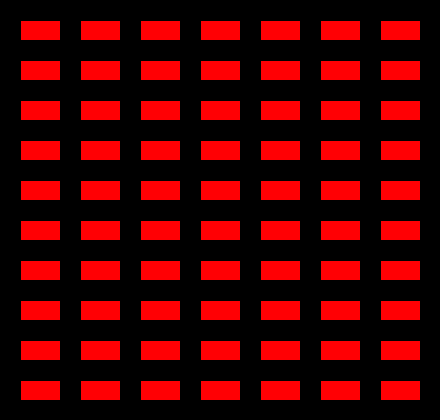
Frame 1 (no input)
Frame 60 (the mouse pressed at the canvas centre just before this capture): identical to frame 1, image omitted
Frame 120 (the mouse held since frame 60 and released just before this capture): identical to frame 1, image omitted

The Processing sketch that drew this single still picture (run headless with seeded random() and noise(); from frame 60 on, the mouse is pressed at the canvas centre):

// Processing sketch: Ejercicio20
// ── Ejercicio20.pde
//Definicion de las variables
PVector coordenadasRectangulo;
int anchoRectangulo, altoRectangulo, distanciaEntreRectangulo;

//Desarrollo del Ejercicio20
public void setup() {
  size(440, 420); //Defin el tamaño del Lienzo
  background(#000000);
  distanciaEntreRectangulo = 20; //Define la distancia entre los rectangulos
  anchoRectangulo = 40; //Define el ancho de los rectangulos
  altoRectangulo = 20; //Define el alto de los rectangulos
  coordenadasRectangulo = new PVector(distanciaEntreRectangulo, distanciaEntreRectangulo);
}
//Inicializa el comando para dibujar en el lienzo
public void draw() {
  dibujaRectangulos();
}

//Dibuja los Rectangulos
public void dibujaRectangulos() {
  for (float x=coordenadasRectangulo.x; x<width; x+=(anchoRectangulo+distanciaEntreRectangulo)) {  //Esta estructura for realiza la suma en x para dibujar los rectangulos
    for (float y=coordenadasRectangulo.y; y<height; y+=(altoRectangulo+distanciaEntreRectangulo)) { //Esta estrucutura for realiza la suma en y para dibujar los rectangulos
      fill(#FF0004); //Define el color de los rectangulos
      rect(x, y, anchoRectangulo, altoRectangulo); //Dibuja un rectangulo
    }
  }
}
